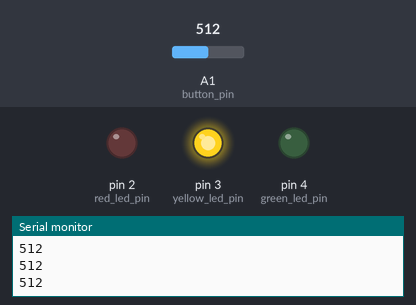
The program below on a simulated Arduino Uno, built with avr-gcc and run on an emulated ATmega328P. Parts: output pins drawn as LEDs (lit = HIGH), the last lines printed to the serial monitor. The inputs (shaded band) are chosen by the test bench; at power-on: A1 (button_pin) = 512.

Above: at 10.4 s.
10.5 s: A1 (button_pin) set to 1002
14.0 s: A1 (button_pin) set to 1023
At 15.4 s:
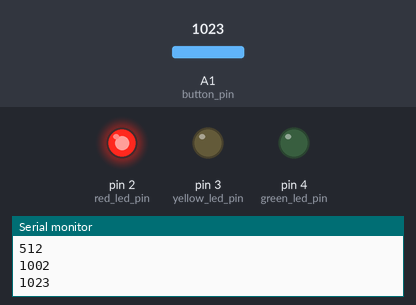
17.1 s: A1 (button_pin) set to 900
At 20.4 s:
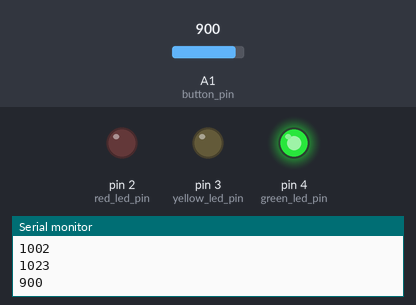
Timing chart, 0 to 29.7 s (numbered marks = the images above; inputs shaded):
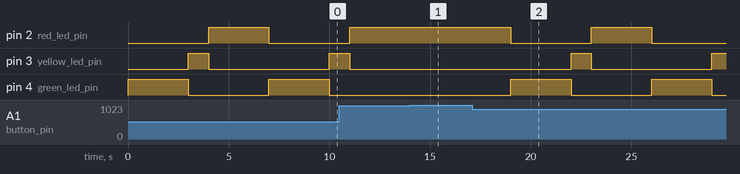

Measured:
- the behaviour switches between 1014 and 1015 on A1 (button_pin) (found by bisection; images 0 and 1)
- after the input at 14.0 s, pin 2 (red_led_pin): stays HIGH (without the input it goes to LOW after 0.00 s); pin 3 (yellow_led_pin): stays LOW (without the input it goes to HIGH after 3.0 s); pin 4 (green_led_pin): stays LOW (without the input it goes to HIGH after 0.00 s)
- after the input at 17.1 s, pin 2 (red_led_pin): HIGH → LOW after 1.9 s, → HIGH 4.0 s later, → LOW 3.0 s later; pin 3 (yellow_led_pin): LOW → HIGH after 4.9 s, → LOW 1.0 s later, → HIGH 6.0 s later; pin 4 (green_led_pin): alternates HIGH for 3.0 s and LOW for 4.0 s, starting after 1.9 s
- by itself, pin 4 (green_led_pin): alternates HIGH for 3.0 s and LOW for 4.0 s

The program:

main.cpp
```cpp
#include <Arduino.h>

// Constants
constexpr int red_led_pin = 2;
constexpr int yellow_led_pin = 3;
constexpr int green_led_pin = 4;
constexpr int button_pin = A1;

constexpr int common_red_led_interval = 3000;
constexpr int common_yellow_led_interval = 1000;
constexpr int common_green_led_interval = 3000;

constexpr int stopped_red_led_interval = 5000;
constexpr int stopped_yellow_led_interval = 1000;

constexpr int analog_constant = 1015;

// Variables
int last_lit_led = red_led_pin;
bool button_is_pressed = false;
bool semaphore_is_in_stopped_mode = false;

void configureLeds();
void turnLedOn(int led_pin);
void turnLedOff(int led_pin);
void doLedInterval(int led_pin, int interval);
void readButtonState();
void doAppropriateLedInterval();

void setup()
{
    Serial.begin(9600);
    configureLeds();
}

void loop()
{
    readButtonState();
    if (button_is_pressed)
    {
        semaphore_is_in_stopped_mode = true;
    }
    doAppropriateLedInterval();
}

void configureLeds()
{
    pinMode(red_led_pin, OUTPUT);
    pinMode(yellow_led_pin, OUTPUT);
    pinMode(green_led_pin, OUTPUT);
    pinMode(button_pin, INPUT);
}

void turnLedOn(int led_pin)
{
    digitalWrite(led_pin, HIGH);
}

void turnLedOff(int led_pin)
{
    digitalWrite(led_pin, LOW);
}

void doLedInterval(int led_pin, int interval)
{
    turnLedOn(led_pin);
    delay(interval);
    turnLedOff(led_pin);
    last_lit_led = led_pin;
}

void readButtonState()
{
    int read_signal = analogRead(button_pin);
    Serial.println(read_signal);
    if (read_signal < analog_constant)
    {
        button_is_pressed = false;
    }
    else
    {
        button_is_pressed = true;
    }
}

void doAppropriateLedInterval()
{
    if (semaphore_is_in_stopped_mode)
    {
        if (last_lit_led == green_led_pin)
        {
            doLedInterval(yellow_led_pin, stopped_yellow_led_interval);
        }
        doLedInterval(red_led_pin, stopped_red_led_interval);
        semaphore_is_in_stopped_mode = false;
    }
    else
    {
        if (last_lit_led == green_led_pin)
        {
            doLedInterval(yellow_led_pin, common_yellow_led_interval);
        }
        else if (last_lit_led == yellow_led_pin)
        {
            doLedInterval(red_led_pin, common_red_led_interval);
        }
        else if (last_lit_led == red_led_pin)
        {
            doLedInterval(green_led_pin, common_green_led_interval);
        }
    }
}
```
